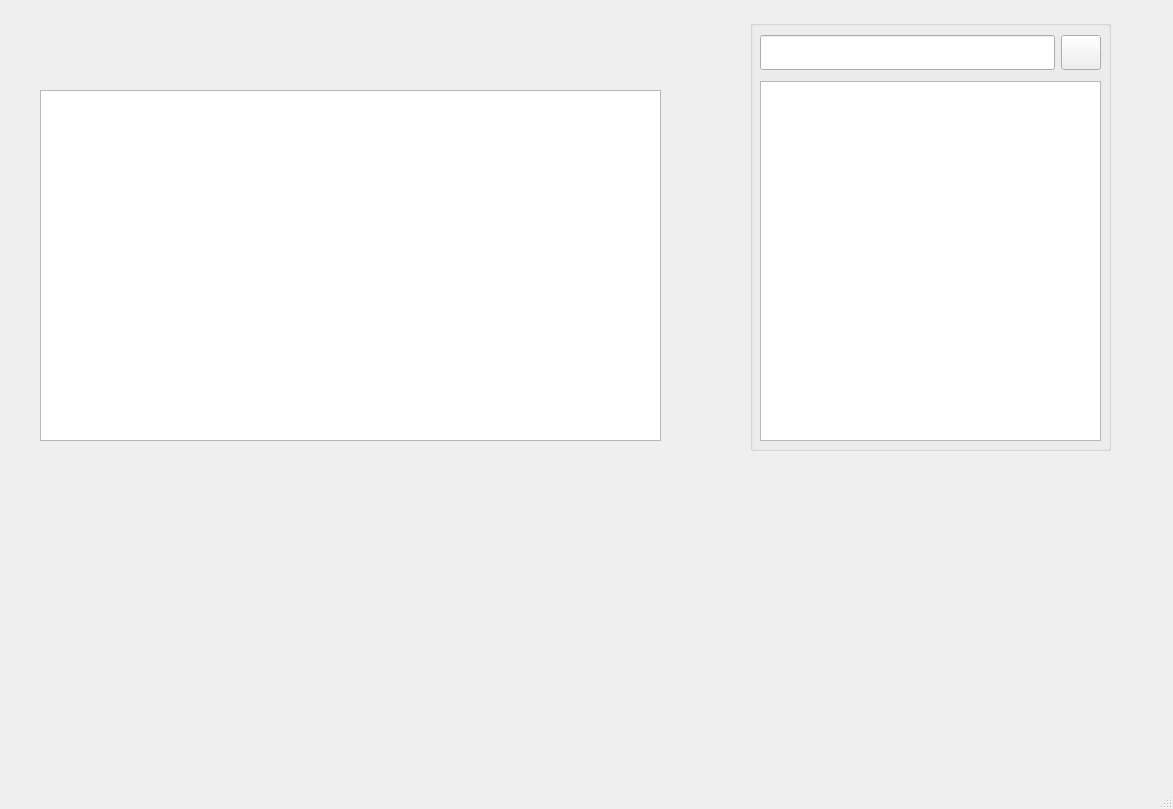
<?xml version="1.0" encoding="UTF-8"?>
<ui version="4.0">
 <class>MainWindow</class>
 <widget class="QMainWindow" name="MainWindow">
  <property name="geometry">
   <rect>
    <x>0</x>
    <y>0</y>
    <width>1173</width>
    <height>809</height>
   </rect>
  </property>
  <property name="windowTitle">
   <string>MainWindow</string>
  </property>
  <widget class="QWidget" name="centralwidget">
   <widget class="QLabel" name="label">
    <property name="geometry">
     <rect>
      <x>0</x>
      <y>-10</y>
      <width>1171</width>
      <height>761</height>
     </rect>
    </property>
    <property name="text">
     <string/>
    </property>
    <property name="pixmap">
     <pixmap>../../image/WRITE FANFIC.png</pixmap>
    </property>
    <property name="scaledContents">
     <bool>true</bool>
    </property>
   </widget>
   <widget class="QGroupBox" name="groupBox">
    <property name="geometry">
     <rect>
      <x>750</x>
      <y>20</y>
      <width>361</width>
      <height>431</height>
     </rect>
    </property>
    <property name="title">
     <string/>
    </property>
    <widget class="QWidget" name="verticalLayoutWidget">
     <property name="geometry">
      <rect>
       <x>10</x>
       <y>10</y>
       <width>341</width>
       <height>411</height>
      </rect>
     </property>
     <layout class="QVBoxLayout" name="verticalLayout">
      <item>
       <layout class="QHBoxLayout" name="horizontalLayout_3" stretch="5,1">
        <property name="sizeConstraint">
         <enum>QLayout::SetMinimumSize</enum>
        </property>
        <property name="topMargin">
         <number>5</number>
        </property>
        <property name="bottomMargin">
         <number>5</number>
        </property>
        <item>
         <widget class="QLineEdit" name="lineEdit_Search">
          <property name="maximumSize">
           <size>
            <width>16777215</width>
            <height>70</height>
           </size>
          </property>
         </widget>
        </item>
        <item>
         <widget class="QPushButton" name="pushButton_Search">
          <property name="minimumSize">
           <size>
            <width>15</width>
            <height>35</height>
           </size>
          </property>
          <property name="maximumSize">
           <size>
            <width>40</width>
            <height>70</height>
           </size>
          </property>
          <property name="text">
           <string/>
          </property>
          <property name="icon">
           <iconset>
            <normaloff>../../image/icon/search.webp</normaloff>../../image/icon/search.webp</iconset>
          </property>
          <property name="iconSize">
           <size>
            <width>25</width>
            <height>25</height>
           </size>
          </property>
         </widget>
        </item>
       </layout>
      </item>
      <item>
       <widget class="QListWidget" name="listWidget"/>
      </item>
     </layout>
    </widget>
   </widget>
   <widget class="QTextEdit" name="textEdit">
    <property name="geometry">
     <rect>
      <x>40</x>
      <y>90</y>
      <width>621</width>
      <height>351</height>
     </rect>
    </property>
   </widget>
   <widget class="QLineEdit" name="lineEdit_Character">
    <property name="geometry">
     <rect>
      <x>270</x>
      <y>580</y>
      <width>651</width>
      <height>41</height>
     </rect>
    </property>
    <property name="font">
     <font>
      <pointsize>13</pointsize>
     </font>
    </property>
    <property name="styleSheet">
     <string notr="true">QLineEdit {
    background: transparent;
    border: none;
}</string>
    </property>
    <property name="text">
     <string/>
    </property>
   </widget>
   <widget class="QLineEdit" name="lineEdit_Title">
    <property name="geometry">
     <rect>
      <x>270</x>
      <y>530</y>
      <width>651</width>
      <height>41</height>
     </rect>
    </property>
    <property name="font">
     <font>
      <pointsize>13</pointsize>
     </font>
    </property>
    <property name="styleSheet">
     <string notr="true">QLineEdit {
    background: transparent;
    border: none;
}</string>
    </property>
    <property name="text">
     <string/>
    </property>
   </widget>
   <widget class="QLineEdit" name="lineEdit_Date">
    <property name="geometry">
     <rect>
      <x>270</x>
      <y>630</y>
      <width>651</width>
      <height>41</height>
     </rect>
    </property>
    <property name="font">
     <font>
      <pointsize>13</pointsize>
     </font>
    </property>
    <property name="styleSheet">
     <string notr="true">QLineEdit {
    background: transparent;
    border: none;
}</string>
    </property>
    <property name="text">
     <string/>
    </property>
   </widget>
   <widget class="QLineEdit" name="lineEdit_Author">
    <property name="geometry">
     <rect>
      <x>270</x>
      <y>680</y>
      <width>651</width>
      <height>41</height>
     </rect>
    </property>
    <property name="font">
     <font>
      <pointsize>13</pointsize>
     </font>
    </property>
    <property name="styleSheet">
     <string notr="true">QLineEdit {
    background: transparent;
    border: none;
}</string>
    </property>
    <property name="text">
     <string/>
    </property>
   </widget>
   <widget class="QPushButton" name="pushButton_Save">
    <property name="geometry">
     <rect>
      <x>960</x>
      <y>510</y>
      <width>161</width>
      <height>41</height>
     </rect>
    </property>
    <property name="text">
     <string/>
    </property>
    <property name="flat">
     <bool>true</bool>
    </property>
   </widget>
   <widget class="QPushButton" name="pushButton_Post">
    <property name="geometry">
     <rect>
      <x>970</x>
      <y>570</y>
      <width>141</width>
      <height>41</height>
     </rect>
    </property>
    <property name="text">
     <string/>
    </property>
    <property name="flat">
     <bool>true</bool>
    </property>
   </widget>
   <widget class="QPushButton" name="pushButton_Back">
    <property name="geometry">
     <rect>
      <x>960</x>
      <y>680</y>
      <width>161</width>
      <height>51</height>
     </rect>
    </property>
    <property name="text">
     <string/>
    </property>
    <property name="flat">
     <bool>true</bool>
    </property>
   </widget>
   <widget class="QPushButton" name="pushButton_Exit">
    <property name="geometry">
     <rect>
      <x>1120</x>
      <y>0</y>
      <width>51</width>
      <height>51</height>
     </rect>
    </property>
    <property name="text">
     <string/>
    </property>
    <property name="flat">
     <bool>true</bool>
    </property>
   </widget>
   <widget class="QPushButton" name="pushButton_Update">
    <property name="geometry">
     <rect>
      <x>970</x>
      <y>630</y>
      <width>141</width>
      <height>41</height>
     </rect>
    </property>
    <property name="text">
     <string/>
    </property>
    <property name="flat">
     <bool>true</bool>
    </property>
   </widget>
  </widget>
  <widget class="QMenuBar" name="menubar">
   <property name="geometry">
    <rect>
     <x>0</x>
     <y>0</y>
     <width>1173</width>
     <height>26</height>
    </rect>
   </property>
  </widget>
  <widget class="QStatusBar" name="statusbar"/>
 </widget>
 <resources/>
 <connections/>
</ui>
